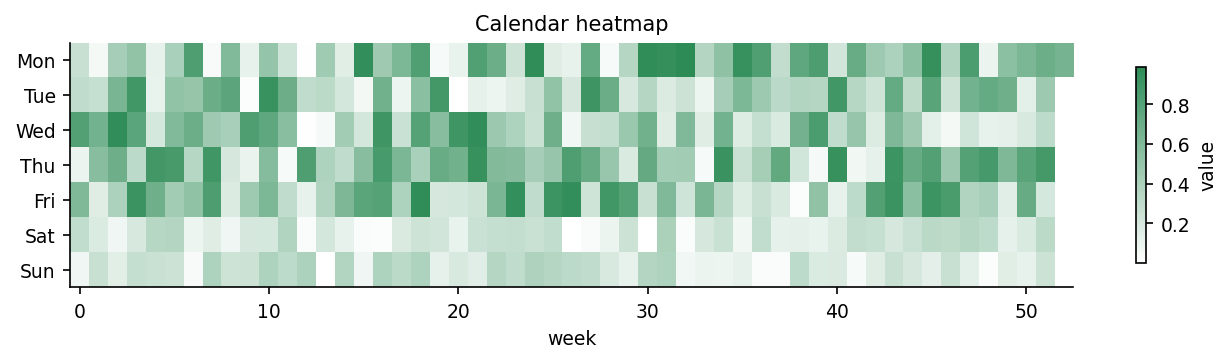

Recreate this plot in Python.
"""calendar_heatmap: 日历热力图（每周一列、一年 53 列）."""
import sys, os; sys.path.insert(0, os.path.join(os.path.dirname(os.path.abspath(__file__)), '..', '..', '_utils', 'python'))
import numpy as np
import matplotlib.pyplot as plt
from theme import apply_theme
from palette import sequential

def make_figure(values=None, title='Calendar heatmap'):
    apply_theme(fig_size=(9, 2.5))
    if values is None:
        rng = np.random.default_rng(2)
        values = rng.uniform(0, 1, 365)
        values[(np.arange(365) % 7 >= 5)] *= 0.4   # 周末"低活"
    M = np.full((7, 53), np.nan)
    for i, v in enumerate(values):
        wk, wd = divmod(i, 7)
        if wk < 53: M[wd, wk] = v
    fig, ax = plt.subplots()
    im = ax.imshow(M, cmap=sequential(hue='green'), aspect='auto')
    fig.colorbar(im, ax=ax, label='value', shrink=0.8)
    ax.set_yticks(range(7)); ax.set_yticklabels(['Mon','Tue','Wed','Thu','Fri','Sat','Sun'])
    ax.set_xlabel('week'); ax.set_title(title)
    fig.tight_layout()
    return fig

if __name__ == '__main__':
    fig = make_figure()
    fig.savefig(__file__.replace('.py', '.png'), dpi=150)
